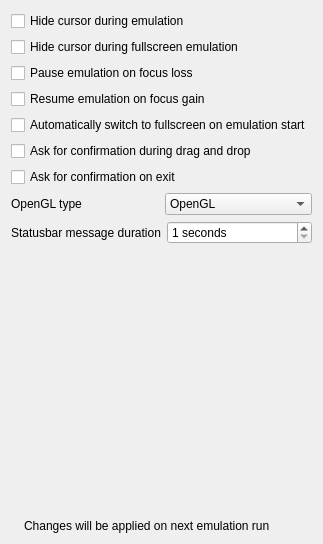
             <widget class="QWidget" name="tab">
              <attribute name="title">
               <string>Emulation</string>
              </attribute>
              <layout class="QVBoxLayout" name="verticalLayout_2">
               <item>
                <widget class="QCheckBox" name="hideCursorCheckBox">
                 <property name="text">
                  <string>Hide cursor during emulation</string>
                 </property>
                </widget>
               </item>
               <item>
                <widget class="QCheckBox" name="hideCursorFullscreenCheckBox">
                 <property name="text">
                  <string>Hide cursor during fullscreen emulation</string>
                 </property>
                </widget>
               </item>
               <item>
                <widget class="QCheckBox" name="pauseEmulationOnFocusCheckbox">
                 <property name="text">
                  <string>Pause emulation on focus loss</string>
                 </property>
                </widget>
               </item>
               <item>
                <widget class="QCheckBox" name="resumeEmulationOnFocusCheckBox">
                 <property name="text">
                  <string>Resume emulation on focus gain</string>
                 </property>
                </widget>
               </item>
               <item>
                <widget class="QCheckBox" name="automaticFullscreenCheckbox">
                 <property name="text">
                  <string>Automatically switch to fullscreen on emulation start</string>
                 </property>
                </widget>
               </item>
               <item>
                <widget class="QCheckBox" name="confirmDragDropCheckBox">
                 <property name="text">
                  <string>Ask for confirmation during drag and drop</string>
                 </property>
                </widget>
               </item>
               <item>
                <widget class="QCheckBox" name="confirmExitWhileInGameCheckBox">
                 <property name="text">
                  <string>Ask for confirmation on exit</string>
                 </property>
                </widget>
               </item>
               <item>
                <layout class="QHBoxLayout" name="horizontalLayout_17">
                 <item>
                  <widget class="QLabel" name="label_6">
                   <property name="text">
                    <string>OpenGL type</string>
                   </property>
                  </widget>
                 </item>
                 <item>
                  <widget class="QComboBox" name="openglTypeComboBox">
                   <item>
                    <property name="text">
                     <string>OpenGL</string>
                    </property>
                   </item>
                   <item>
                    <property name="text">
                     <string>OpenGL ES</string>
                    </property>
                   </item>
                  </widget>
                 </item>
                </layout>
               </item>
               <item>
                <layout class="QHBoxLayout" name="horizontalLayout_2">
                 <item>
                  <widget class="QLabel" name="label">
                   <property name="text">
                    <string>Statusbar message duration</string>
                   </property>
                  </widget>
                 </item>
                 <item>
                  <widget class="QSpinBox" name="statusBarMessageDurationSpinBox">
                   <property name="suffix">
                    <string> seconds</string>
                   </property>
                   <property name="prefix">
                    <string/>
                   </property>
                   <property name="minimum">
                    <number>1</number>
                   </property>
                  </widget>
                 </item>
                </layout>
               </item>
               <item>
                <spacer name="verticalSpacer_3">
                 <property name="orientation">
                  <enum>Qt::Orientation::Vertical</enum>
                 </property>
                 <property name="sizeHint" stdset="0">
                  <size>
                   <width>20</width>
                   <height>269</height>
                  </size>
                 </property>
                </spacer>
               </item>
               <item>
                <layout class="QHBoxLayout" name="emulationInfoLayout_2">
                 <item>
                  <widget class="QLabel" name="infoIconLabel_5">
                   <property name="sizePolicy">
                    <sizepolicy hsizetype="Minimum" vsizetype="Preferred">
                     <horstretch>0</horstretch>
                     <verstretch>0</verstretch>
                    </sizepolicy>
                   </property>
                   <property name="text">
                    <string/>
                   </property>
                   <property name="pixmap">
                    <pixmap>:/newPrefix/Resource/Info.ico</pixmap>
                   </property>
                   <property name="wordWrap">
                    <bool>false</bool>
                   </property>
                  </widget>
                 </item>
                 <item>
                  <widget class="QLabel" name="label_86">
                   <property name="sizePolicy">
                    <sizepolicy hsizetype="Expanding" vsizetype="Minimum">
                     <horstretch>0</horstretch>
                     <verstretch>0</verstretch>
                    </sizepolicy>
                   </property>
                   <property name="midLineWidth">
                    <number>1</number>
                   </property>
                   <property name="text">
                    <string>Changes will be applied on next emulation run</string>
                   </property>
                   <property name="textFormat">
                    <enum>Qt::TextFormat::PlainText</enum>
                   </property>
                  </widget>
                 </item>
                </layout>
               </item>
              </layout>
             </widget>
